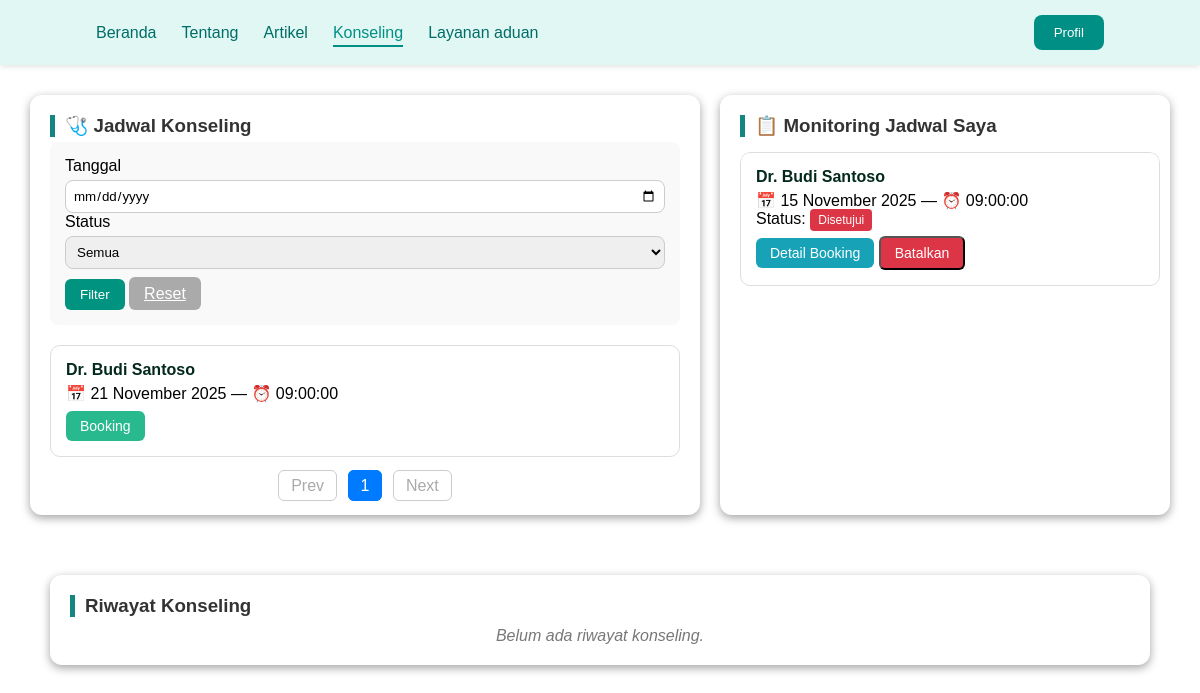
The page /daftar_jadwal.php (signed in) on the database its author committed.
### tables this page shows
CREATE TABLE `jadwal_dokter` (
  `jadwal_id` int(11) NOT NULL,
  `dokter_id` int(11) DEFAULT NULL,
  `tanggal` date DEFAULT NULL,
  `jam` time DEFAULT NULL,
  `status` enum('tersedia','penuh') DEFAULT 'tersedia'
);

CREATE TABLE `users` (
  `user_id` int(11) NOT NULL,
  `nama` varchar(100) DEFAULT NULL,
  `email` varchar(100) DEFAULT NULL,
  `password` varchar(255) DEFAULT NULL,
  `role` enum('dokter','pasien') DEFAULT NULL,
  `no_hp` varchar(20) DEFAULT '-',
  `alamat` text DEFAULT NULL,
  `foto` varchar(255) DEFAULT 'default.png'
);

CREATE TABLE `booking` (
  `booking_id` int(11) NOT NULL,
  `pasien_id` int(11) DEFAULT NULL,
  `dokter_id` int(11) DEFAULT NULL,
  `jadwal_id` int(11) DEFAULT NULL,
  `status` enum('menunggu','disetujui','selesai','dibatalkan') DEFAULT NULL,
  `catatan` text DEFAULT NULL
);

### daftar_jadwal.php (the view, shortened to what this page needs)
<?php
include 'connection.php';
$pasien_id = isset($_SESSION['user_id']) ? $_SESSION['user_id'] : null;
$filter_tanggal = isset($_GET['tanggal']) ? $_GET['tanggal'] : '';
$limit = 3;
$page  = isset($_GET['page']) ? (int)$_GET['page'] : 1;
$start = ($page - 1) * $limit;
$filter_query = "";
$sql_total = "
    SELECT COUNT(*) AS total
    FROM jadwal_dokter j
    JOIN users u ON j.dokter_id = u.user_id
    LEFT JOIN booking b ON j.jadwal_id = b.jadwal_id
    WHERE u.role='dokter'
    AND j.status = 'tersedia'
    AND b.booking_id IS NULL
    $filter_query
";
$result_total = mysqli_query($conn, $sql_total);
$total_rows   = mysqli_fetch_assoc($result_total)['total'];
$total_pages = ceil($total_rows / $limit);
$sql_jadwal = "
    SELECT j.*, u.nama AS nama_dokter
    FROM jadwal_dokter j
    JOIN users u ON j.dokter_id = u.user_id
    LEFT JOIN booking b ON j.jadwal_id = b.jadwal_id
    WHERE u.role='dokter'
    AND j.status = 'tersedia'
    AND b.booking_id IS NULL
    $filter_query
    ORDER BY j.tanggal ASC
    LIMIT $start, $limit
";
$query = mysqli_query($conn, $sql_jadwal);
if ($pasien_id) {
    $booking_query = mysqli_query($conn, "
        SELECT b.booking_id, j.tanggal, j.jam, j.status AS status_jadwal, j.dokter_id,
               u.nama AS nama_dokter, b.status AS status_booking
        FROM booking b
        JOIN jadwal_dokter j ON b.jadwal_id = j.jadwal_id
        JOIN users u ON j.dokter_id = u.user_id
        WHERE b.pasien_id = '$pasien_id'
        AND b.status IN ('menunggu','disetujui')
        ORDER BY j.tanggal DESC
    ");
    $query_history = mysqli_query($conn, "
        SELECT b.*, u.nama AS nama_dokter
        FROM booking b
        JOIN users u ON b.dokter_id = u.user_id
        WHERE b.pasien_id = '$pasien_id'
        AND b.status IN ('selesai','dibatalkan')
    ");
} else {
    $booking_query = false;
    $query_history = false;
}
?>
<!DOCTYPE html>
<html lang="id">
<head>
    <link rel="stylesheet" href="asset/css/jadwal.css">
    <link rel="stylesheet" href="asset/css/modal_testi.css">
</head>
<body>
    <header>
        <nav class="navbar">
            <ul>
                <li><a href="index.php">Beranda</a></li>
                <li><a href="about.php">Tentang</a></li>
                <li><a href="edukasi.php">Artikel</a></li>
                <li><a href="daftar_jadwal.php" class="active">Konseling</a></li>
                <li><a href="layanan_aduan.php">Layanan aduan</a></li>
            </ul>
            <?php if (isset($_SESSION['user_id'])): ?>
                <a href="profil.php" class="no-undlin">
                    <button class="btn-primary-log">Profil</button>
                </a>
            <?php else: ?>
                <a href="signin.php" class="no-undlin">
                    <button class="btn-primary-log">Masuk</button>
                </a>
            <?php endif; ?>
        </nav>
    </header>
    <div class="container">
        <div class="section left">
            <h3>🩺 Jadwal Konseling</h3>
            <div class="filter-box">
                <form method="GET">
                    <label>Tanggal</label>
                    <input type="date" name="tanggal" value="<?= $filter_tanggal ?>">
                    <label>Status</label>
                    <select name="status">
                        <option value="semua">Semua</option>
                    </select>
                    <button class="filter-btn" type="submit">Filter</button>
                    <a href="daftar_jadwal.php" class="reset-btn">Reset</a>
                </form>
            </div>
            <?php if (mysqli_num_rows($query) > 0): ?>
                <?php while ($row = mysqli_fetch_assoc($query)): ?>
                    <div class="card">
                        <h4><?= $row['nama_dokter'] ?></h4>
                        <p>📅 <?= date('d F Y', strtotime($row['tanggal'])) ?> — ⏰ <?= $row['jam'] ?></p>
                        <?php if ($row['status'] == 'tersedia'): ?>
                            <?php if ($pasien_id): ?>
                                <a href="booking.php?jadwal_id=<?= $row['jadwal_id'] ?>" class="btn btn-booking">Booking</a>
                            <?php else: ?>
                                <a href="signin.php" class="btn btn-booking">Login untuk Booking</a>
                            <?php endif; ?>
                        <?php else: ?>
                            <p class="status penuh">❌ Penuh</p>
                            <button class="btn btn-disabled">Penuh</button>
                        <?php endif; ?>
                    </div>
                <?php endwhile; ?>
            <?php else: ?>
                <p class="no-data">Tidak ada jadwal ditemukan.</p>
            <?php endif; ?>
            <div class="pagination">
                <a href="?page=<?= $page - 1 ?>" class="<?= ($page <= 1) ? 'disabled' : '' ?>">Prev</a>
                <?php for ($i = 1; $i <= $total_pages; $i++): ?>
                    <a href="?page=<?= $i ?>" class="<?= ($page == $i) ? 'active' : '' ?>"><?= $i ?></a>
                <?php endfor; ?>
                <a href="?page=<?= $page + 1 ?>" class="<?= ($page >= $total_pages) ? 'disabled' : '' ?>">Next</a>
            </div>
        </div>
        <div class="section right">
            <h3>📋 Monitoring Jadwal Saya</h3>
            <div class="scroll">
                <?php if ($pasien_id && mysqli_num_rows($booking_query) > 0): ?>
                    <?php while ($book = mysqli_fetch_assoc($booking_query)): ?>
                        <div class="card" id="booking-<?= $book['booking_id'] ?>">
                            <h4> <?= $book['nama_dokter']; ?></h4>
                            <p>📅 <?= date('d F Y', strtotime($book['tanggal'])) ?> — ⏰ <?= $book['jam'] ?></p>
                            <p>Status:
                                <span class="badge <?= $book['status_booking'] == 'menunggu' ? 'bg-warning' : ($book['status_booking'] == 'selesai' ? 'bg-success' : 'bg-danger') ?>">
                                    <?= ucfirst($book['status_booking']) ?>
                                </span>
                            </p>
                            <a href="detail_booking.php?booking_id=<?= $book['booking_id'] ?>" class="btn btn-detail">Detail Booking</a>
                            <?php if ($book['status_booking'] != 'selesai'): ?>
                                <button onclick="batalkanBooking(<?= $book['booking_id'] ?>)" class="btn btn-batal">Batalkan</button>
                            <?php endif; ?>
                        </div>
                    <?php endwhile; ?>
                <?php else: ?>
                    <p class="no-data">Belum ada jadwal yang dibooking.</p>
                <?php endif; ?>
            </div>
        </div>
    </div>
    <div class="history">
        <h3>Riwayat Konseling</h3>
        <?php if ($pasien_id && mysqli_num_rows($query_history) > 0): ?>
            <?php while ($h = mysqli_fetch_assoc($query_history)): ?>
                <div class="card">
                    <h4>Dr. <?= $h['nama_dokter'] ?></h4>
                    <p class="status"><?= ucfirst($h['status']) ?></p>
                    <?php if ($h['status'] == 'selesai'): ?>
                        <button class="btn btn-booking"
                            onclick="openModalTestimoni(<?= $h['booking_id'] ?>)">
                            ⭐ Beri Testimoni & Rating
                        </button>
                    <?php endif; ?>
                </div>
            <?php endwhile; ?>
        <?php else: ?>
            <p class="no-data">Belum ada riwayat konseling.</p>
        <?php endif; ?>
    </div>
</body>
</html>

### asset/css/jadwal.css (style rules this page uses)
* { margin: 0; padding: 0; box-sizing: border-box; font-family: 'Poppins', sans-serif; }
header { background-color: #e0f7f4; box-shadow: 0 2px 5px rgba(0,0,0,0.1); justify-content: right; }
.navbar { display: flex; justify-content: space-between; align-items: center; padding: 15px 8%; }
.navbar ul { list-style: none; display: flex; gap: 25px; }
.navbar a { text-decoration: none; color: #006d67; font-weight: 500; transition: 0.3s; }
.navbar a:hover, .navbar a.active { color: #008f85; border-bottom: 2px solid #008f85; padding-bottom: 4px; }
.btn-primary-log { background-color: #008f85; color: #fff; border: none; margin-left: 20px; padding: 10px 20px; border-radius: 8px; cursor: pointer; transition: 0.3s; }
.container { display: flex; flex-direction: row; gap: 20px; padding: 30px; max-width: 1200px; margin: auto; }
.section { background: #fff; border-radius: 12px; box-shadow: 0 3px 10px rgba(0, 0, 0, 0.363); padding: 20px; }
.left { flex: 1.5; }
.right { flex: 1; max-height: 750px; padding-right: 10px; padding-top: 20px; }
.scroll { border-radius: 10px; height: calc(100% - 55px); overflow-y: auto; }
.right h3 { margin-bottom: 15px; }
h3 { border-left: 5px solid #13867f; margin-bottom: 5px; padding-left: 10px; color: #333; }
.filter-box { background: #f9f9f9; padding: 15px; border-radius: 8px; margin-bottom: 20px; }
.filter-box input, .filter-box select { padding: 7px; border-radius: 6px; border: 1px solid #ccc; width: 100%; margin-top: 5px; }
.filter-btn { background: #009480; color: white; border: none; padding: 8px 15px; border-radius: 6px; cursor: pointer; margin-top: 10px; }
.reset-btn { background: #aaa; color: white; border: none; padding: 8px 15px; border-radius: 6px; cursor: pointer; margin-top: 10px; }
.card { border: 1px solid #ddd; border-radius: 10px; padding: 15px; margin-bottom: 15px; transition: 0.2s; }
.card h4 { margin: 0 0 5px; color: #03291d; }
.btn { display: inline-block; text-decoration: none; color: white; padding: 7px 14px; border-radius: 6px; font-size: 14px; margin-top: 8px; }
.btn-booking { background: #28b98e; }
.btn-detail { background: #17a2b8; }
.btn-batal { background: #dc3545; }
.badge { padding: 4px 8px; border-radius: 4px; color: white; font-size: 12px; }
.bg-danger { background: #dc3545; }
.pagination { text-align: center; margin-top: 20px; }
.pagination a { text-decoration: none; color: #007bff; padding: 6px 12px; border: 1px solid #007bff; margin: 0 3px; border-radius: 6px; }
.pagination a.active { background: #007bff; color: white; }
.pagination a.disabled { color: #aaa; border-color: #ccc; pointer-events: none; }
.no-data { text-align: center; color: #777; font-style: italic; margin-top: 10px; }
.history { background: #fff; margin: 30px 50px 30px 50px; border-radius: 12px; padding: 20px; box-shadow: 0 3px 10px rgba(0, 0, 0, 0.363); }
input, select { border-radius: 8px !important; border: 1px solid #ccc !important; }

### rows shown on the page
jadwal_dokter: dokter.nama "Dr. Budi Santoso", tanggal "21 November 2025", jam "09:00:00"
booking: dokter.nama "Dr. Budi Santoso", jadwal.tanggal "15 November 2025", jadwal.jam "09:00:00", status "Disetujui"
